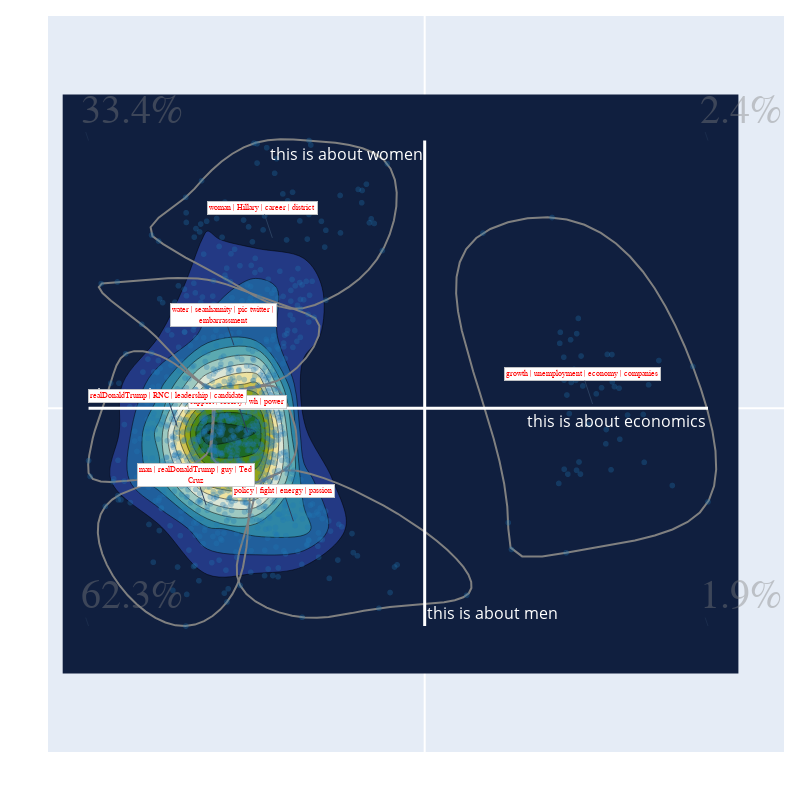

Notebook cell for this chart:
### Code cell
import sys

sys.path.append('../../')

from bunkatopics.visualisation.new_bourdieu_visu import visualize_bourdieu
from bunkatopics.datamodel import Document, Topic

bourdieu_docs_model = [Document(**x) for x in bourdieu_docs]
bourdieu_topics_model = [Topic(**x) for x in bourdieu_topics]

fig = visualize_bourdieu(bourdieu_docs_model,
    bourdieu_topics_model,
    display_percent=True,
    convex_hull=True,
    clustering=True,
    width=800,
    height=800,
    label_size_ratio_clusters=100,
    label_size_ratio_label=50,
    label_size_ratio_percent=20,
    manual_axis_name = None)

fig.show()

### Figure 1 — Plotly figure (JSON) as saved in the notebook; plotly's stock layout.template omitted (floating-point values rounded to 4 significant figures; data arrays with more than 128 entries replaced by an {"elided": "..."} marker saying what was removed)
{"data": [{"colorscale": [[0, "rgb(16, 31, 63)"], [0.09091, "rgb(38, 62, 144)"], [0.1818, "rgb(30, 110, 161)"], [0.2727, "rgb(60, 154, 171)"], [0.3636, "rgb(140, 193, 186)"], [0.4545, "rgb(217, 229, 218)"], [0.5455, "rgb(239, 226, 156)"], [0.6364, "rgb(195, 182, 59)"], [0.7273, "rgb(115, 152, 5)"], [0.8182, "rgb(34, 120, 36)"], [0.9091, "rgb(18, 78, 43)"], [1, "rgb(23, 35, 18)"]], "showscale": false, "type": "histogram2dcontour", "x": {"elided": "1131 float values"}, "y": {"elided": "1131 float values"}}, {"customdata": {"elided": "1131x1 str values"}, "hovertemplate": "x=%{x}<br>y=%{y}<br>Text=%{customdata[0]}<extra></extra>", "legendgroup": "", "marker": {"color": "#1F77B4", "opacity": 0.3, "symbol": "circle"}, "mode": "markers", "name": "", "showlegend": false, "type": "scattergl", "x": {"elided": "1131 float values"}, "xaxis": "x", "y": {"elided": "1131 float values"}, "yaxis": "y"}, {"line": {"color": "grey"}, "mode": "lines", "name": "Convex Hull", "showlegend": false, "type": "scatter", "x": [-0.2013, -0.1893, -0.1771, -0.1646, -0.1521, -0.1394, -0.1266, -0.1138, -0.1013, -0.08936, -0.07805, -0.06755, -0.05798, -0.04948, -0.04217, -0.03623, -0.03189, -0.02939, -0.02897, -0.03087, -0.03534, -0.0426, -0.05249, -0.06447, -0.07797, -0.09242, -0.1073, -0.1219, -0.136, -0.1495, -0.1625, -0.1752, -0.1874, -0.1992, -0.2104, -0.2207, -0.2299, -0.2383, -0.2485, -0.2622, -0.2756, -0.2839, -0.2821, -0.2709, -0.2592, -0.2476, -0.2362, -0.2247, -0.2131, -0.2013], "y": [0.1311, 0.124, 0.1169, 0.1105, 0.1056, 0.103, 0.1034, 0.1069, 0.1123, 0.1187, 0.1258, 0.1341, 0.1434, 0.1541, 0.1663, 0.1799, 0.1944, 0.209, 0.2233, 0.2365, 0.248, 0.2574, 0.2643, 0.2693, 0.2726, 0.2748, 0.2763, 0.2774, 0.2782, 0.2785, 0.2776, 0.275, 0.2702, 0.2636, 0.2555, 0.2464, 0.237, 0.2274, 0.2177, 0.2076, 0.1974, 0.1874, 0.1782, 0.1699, 0.1626, 0.156, 0.1499, 0.1439, 0.1377, 0.1311]}, {"line": {"color": "grey"}, "mode": "lines", "name": "Convex Hull", "showlegend": false, "type": "scatter", "x": [-0.1401, -0.1367, -0.1344, -0.133, -0.1324, -0.1326, -0.1334, -0.1349, -0.1369, -0.1393, -0.142, -0.145, -0.1482, -0.1518, -0.1566, -0.1625, -0.169, -0.1758, -0.1825, -0.1888, -0.1948, -0.2007, -0.2067, -0.213, -0.2163, -0.2167, -0.2173, -0.218, -0.2187, -0.2192, -0.2198, -0.2202, -0.2206, -0.2209, -0.2203, -0.2165, -0.2108, -0.2052, -0.1998, -0.1945, -0.1892, -0.1839, -0.1784, -0.1728, -0.1669, -0.161, -0.1552, -0.1496, -0.1445, -0.1401], "y": [-0.05877, -0.05376, -0.0483, -0.04245, -0.03631, -0.02993, -0.02339, -0.01678, -0.01016, -0.003604, 0.002807, 0.009002, 0.0149, 0.01989, 0.0227, 0.0234, 0.02269, 0.02127, 0.01983, 0.0188, 0.01805, 0.01735, 0.01651, 0.0153, 0.01089, 0.00401, -0.00209, -0.007875, -0.01373, -0.01971, -0.02582, -0.03207, -0.03849, -0.04509, -0.05133, -0.0558, -0.05891, -0.06168, -0.06438, -0.06723, -0.07045, -0.0742, -0.07718, -0.07654, -0.07354, -0.07089, -0.06867, -0.06628, -0.06311, -0.05877]}, {"line": {"color": "grey"}, "mode": "lines", "name": "Convex Hull", "showlegend": false, "type": "scatter", "x": [0.1465, 0.1714, 0.1953, 0.2177, 0.2383, 0.2567, 0.2724, 0.2851, 0.2943, 0.2998, 0.302, 0.3012, 0.2981, 0.2928, 0.286, 0.2781, 0.2693, 0.2598, 0.2495, 0.2382, 0.226, 0.2126, 0.1982, 0.1825, 0.1655, 0.1472, 0.1274, 0.1066, 0.08628, 0.06803, 0.05342, 0.043, 0.03636, 0.03304, 0.03258, 0.03454, 0.03845, 0.04386, 0.05032, 0.05738, 0.06456, 0.07143, 0.07752, 0.08239, 0.08557, 0.08665, 0.08899, 0.101, 0.1217, 0.1465], "y": [-0.1498, -0.1455, -0.1414, -0.1371, -0.132, -0.1257, -0.1179, -0.108, -0.09574, -0.08075, -0.06341, -0.0442, -0.02356, -0.001952, 0.02017, 0.04234, 0.06413, 0.08522, 0.1053, 0.1242, 0.1416, 0.1571, 0.1705, 0.1816, 0.19, 0.1954, 0.1977, 0.1966, 0.1925, 0.1856, 0.1763, 0.1647, 0.1512, 0.1358, 0.1187, 0.1002, 0.0804, 0.0595, 0.03768, 0.01514, -0.007948, -0.0314, -0.05502, -0.07863, -0.1021, -0.1251, -0.1445, -0.1536, -0.1538, -0.1498]}, {"line": {"color": "grey"}, "mode": "lines", "name": "Convex Hull", "showlegend": false, "type": "scatter", "x": [-0.2827, -0.2919, -0.301, -0.309, -0.315, -0.3193, -0.3225, -0.3252, -0.3279, -0.3308, -0.3336, -0.3364, -0.3391, -0.3416, -0.3439, -0.3458, -0.3474, -0.3486, -0.3482, -0.3438, -0.3356, -0.3257, -0.3166, -0.3082, -0.2996, -0.291, -0.2823, -0.2736, -0.2651, -0.2568, -0.2487, -0.2408, -0.2332, -0.2263, -0.2222, -0.2211, -0.2205, -0.2199, -0.2195, -0.2195, -0.2203, -0.2239, -0.2308, -0.2379, -0.2448, -0.2517, -0.2588, -0.2662, -0.2741, -0.2827], "y": [0.0571, 0.05894, 0.05905, 0.05677, 0.05162, 0.04418, 0.03539, 0.02617, 0.01732, 0.008898, 0.0007802, -0.007159, -0.01505, -0.02301, -0.03118, -0.03968, -0.04864, -0.05815, -0.0672, -0.07335, -0.076, -0.07645, -0.07604, -0.07533, -0.07442, -0.07326, -0.07182, -0.07007, -0.06796, -0.06545, -0.06237, -0.05859, -0.05394, -0.04817, -0.04078, -0.03204, -0.02329, -0.01476, -0.00617, 0.002756, 0.01199, 0.0198, 0.02503, 0.03021, 0.03552, 0.04077, 0.04575, 0.05027, 0.05412, 0.0571]}, {"line": {"color": "grey"}, "mode": "lines", "name": "Convex Hull", "showlegend": false, "type": "scatter", "x": [-0.1431, -0.1327, -0.1229, -0.1149, -0.1099, -0.109, -0.1132, -0.1228, -0.1331, -0.1432, -0.1534, -0.1635, -0.1737, -0.184, -0.1943, -0.2046, -0.2149, -0.225, -0.2351, -0.2453, -0.2555, -0.266, -0.2767, -0.2878, -0.2993, -0.3114, -0.324, -0.3344, -0.3376, -0.3338, -0.3249, -0.3131, -0.3002, -0.2883, -0.2783, -0.2698, -0.2625, -0.2558, -0.2493, -0.2427, -0.2354, -0.2271, -0.2171, -0.2063, -0.1954, -0.1846, -0.1739, -0.1636, -0.1534, -0.1431], "y": [0.0333, 0.04151, 0.05195, 0.06348, 0.07493, 0.08516, 0.093, 0.09788, 0.1019, 0.1056, 0.1092, 0.1128, 0.1166, 0.1205, 0.1244, 0.128, 0.131, 0.1331, 0.1344, 0.1349, 0.1349, 0.1344, 0.1337, 0.1327, 0.1318, 0.131, 0.1305, 0.1292, 0.1255, 0.1193, 0.1113, 0.1021, 0.09244, 0.08291, 0.07389, 0.06536, 0.05731, 0.04972, 0.04256, 0.03581, 0.02944, 0.02344, 0.01963, 0.01838, 0.01862, 0.02032, 0.02264, 0.02496, 0.02809, 0.0333]}, {"line": {"color": "grey"}, "mode": "lines", "name": "Convex Hull", "showlegend": false, "type": "scatter", "x": [-0.1912, -0.1847, -0.1752, -0.1637, -0.1508, -0.1373, -0.1241, -0.1116, -0.09949, -0.08759, -0.07557, -0.06315, -0.05002, -0.03598, -0.02136, -0.00674, 0.007283, 0.02013, 0.0312, 0.03993, 0.04572, 0.0484, 0.04818, 0.04531, 0.04004, 0.03263, 0.02332, 0.01237, 2.544e-05, -0.01347, -0.02785, -0.04288, -0.05831, -0.07388, -0.08934, -0.1044, -0.1189, -0.1326, -0.145, -0.1561, -0.1676, -0.1754, -0.1778, -0.181, -0.1851, -0.1892, -0.1926, -0.1946, -0.1944, -0.1912], "y": [-0.1837, -0.1926, -0.2003, -0.2066, -0.2116, -0.2151, -0.2169, -0.2173, -0.2164, -0.2146, -0.2123, -0.2099, -0.2077, -0.2061, -0.2048, -0.2038, -0.2026, -0.2011, -0.199, -0.1959, -0.1918, -0.1864, -0.18, -0.1726, -0.1645, -0.1559, -0.1468, -0.1374, -0.128, -0.1186, -0.1094, -0.1007, -0.09242, -0.08487, -0.07819, -0.07254, -0.06806, -0.06493, -0.06426, -0.06953, -0.07577, -0.08419, -0.09776, -0.1116, -0.1252, -0.1383, -0.1509, -0.1627, -0.1737, -0.1837]}, {"line": {"color": "grey"}, "mode": "lines", "name": "Convex Hull", "showlegend": false, "type": "scatter", "x": [-0.3308, -0.3356, -0.3381, -0.3386, -0.3371, -0.3339, -0.3292, -0.3231, -0.3159, -0.3076, -0.2986, -0.289, -0.2789, -0.2686, -0.2582, -0.2479, -0.238, -0.2285, -0.2198, -0.2118, -0.205, -0.1993, -0.1947, -0.191, -0.1882, -0.1862, -0.1847, -0.1837, -0.183, -0.1825, -0.1821, -0.181, -0.1806, -0.1854, -0.1942, -0.2029, -0.2116, -0.2212, -0.2314, -0.2412, -0.2508, -0.2601, -0.2693, -0.2785, -0.2877, -0.2971, -0.3064, -0.3154, -0.3238, -0.3308], "y": [-0.1017, -0.11, -0.1193, -0.1294, -0.1401, -0.1512, -0.1624, -0.1734, -0.184, -0.1939, -0.2029, -0.2108, -0.2173, -0.2221, -0.225, -0.2258, -0.2243, -0.2206, -0.2153, -0.2087, -0.201, -0.1927, -0.1838, -0.1745, -0.1649, -0.1549, -0.1448, -0.1346, -0.1245, -0.1144, -0.1044, -0.0942, -0.08414, -0.07636, -0.07076, -0.06579, -0.06097, -0.0587, -0.05887, -0.06056, -0.0633, -0.06676, -0.0706, -0.0745, -0.07812, -0.08146, -0.085, -0.08928, -0.09481, -0.1017]}], "layout": {"annotations": [{"font": {"color": "white", "size": 16}, "showarrow": false, "text": "this is about women", "x": 0, "xanchor": "right", "xref": "x", "y": 0.2772, "yanchor": "top", "yref": "y"}, {"font": {"color": "white", "size": 16}, "showarrow": false, "text": "this is about men", "x": 0, "xanchor": "left", "xref": "x", "y": -0.2258, "yanchor": "bottom", "yref": "y"}, {"font": {"color": "white", "size": 16}, "showarrow": false, "text": "this is about economics", "x": 0.2935, "xanchor": "right", "xref": "x", "y": 0, "yanchor": "top", "yref": "y"}, {"font": {"color": "white", "size": 16}, "showarrow": false, "text": "this is about politics", "x": -0.3482, "xanchor": "left", "xref": "x", "y": 0, "yanchor": "bottom", "yref": "y"}, {"bgcolor": "white", "bordercolor": "#c7c7c7", "borderpad": 1.6, "borderwidth": 0.8, "font": {"color": "red", "family": "Courier New, monospace", "size": 8}, "opacity": 1, "text": "woman | Hillary | career | district<br>", "x": -0.1578, "y": 0.1764}, {"bgcolor": "white", "bordercolor": "#c7c7c7", "borderpad": 1.6, "borderwidth": 0.8, "font": {"color": "red", "family": "Courier New, monospace", "size": 8}, "opacity": 1, "text": "support | society | wh | power<br>", "x": -0.1835, "y": -0.02522}, {"bgcolor": "white", "bordercolor": "#c7c7c7", "borderpad": 1.6, "borderwidth": 0.8, "font": {"color": "red", "family": "Courier New, monospace", "size": 8}, "opacity": 1, "text": "growth | unemployment | economy | companies<br>", "x": 0.1739, "y": 0.004214}, {"bgcolor": "white", "bordercolor": "#c7c7c7", "borderpad": 1.6, "borderwidth": 0.8, "font": {"color": "red", "family": "Courier New, monospace", "size": 8}, "opacity": 1, "text": "realDonaldTrump | RNC | leadership | candidate<br>", "x": -0.2564, "y": -0.01892}, {"bgcolor": "white", "bordercolor": "#c7c7c7", "borderpad": 1.6, "borderwidth": 0.8, "font": {"color": "red", "family": "Courier New, monospace", "size": 8}, "opacity": 1, "text": "water | seanhannity | pic twitter |<br>embarrassment<br>", "x": -0.1976, "y": 0.06506}, {"bgcolor": "white", "bordercolor": "#c7c7c7", "borderpad": 1.6, "borderwidth": 0.8, "font": {"color": "red", "family": "Courier New, monospace", "size": 8}, "opacity": 1, "text": "policy | fight | energy | passion<br>", "x": -0.136, "y": -0.1171}, {"bgcolor": "white", "bordercolor": "#c7c7c7", "borderpad": 1.6, "borderwidth": 0.8, "font": {"color": "red", "family": "Courier New, monospace", "size": 8}, "opacity": 1, "text": "man | realDonaldTrump | guy | Ted<br>Cruz<br>", "x": -0.2264, "y": -0.1005}, {"font": {"color": "grey", "family": "Courier New, monospace", "size": 40}, "opacity": 0.4, "text": "62.3%", "x": -0.3482, "xanchor": "left", "y": -0.2258}, {"font": {"color": "grey", "family": "Courier New, monospace", "size": 40}, "opacity": 0.4, "text": "33.4%", "x": -0.3482, "xanchor": "left", "y": 0.2772}, {"font": {"color": "grey", "family": "Courier New, monospace", "size": 40}, "opacity": 0.4, "text": "1.9%", "x": 0.2935, "xanchor": "left", "y": -0.2258}, {"font": {"color": "grey", "family": "Courier New, monospace", "size": 40}, "opacity": 0.4, "text": "2.4%", "x": 0.2935, "xanchor": "left", "y": 0.2772}], "font": {"size": 25}, "height": 800, "margin": {"b": 16, "l": 16, "r": 16, "t": 16}, "shapes": [{"line": {"color": "white", "width": 3}, "type": "line", "x0": 0, "x1": 0, "y0": -0.2258, "y1": 0.2772}, {"line": {"color": "white", "width": 3}, "type": "line", "x0": -0.3482, "x1": 0.2935, "y0": 0, "y1": 0}], "showlegend": false, "width": 800, "xaxis": {"scaleanchor": "y", "scaleratio": 1, "showgrid": false, "showticklabels": false, "title": {"text": ""}, "zeroline": true, "zerolinecolor": "white", "zerolinewidth": 2}, "yaxis": {"scaleanchor": "x", "scaleratio": 1, "showgrid": false, "showticklabels": false, "title": {"text": ""}, "zeroline": true, "zerolinecolor": "white", "zerolinewidth": 2}}}
